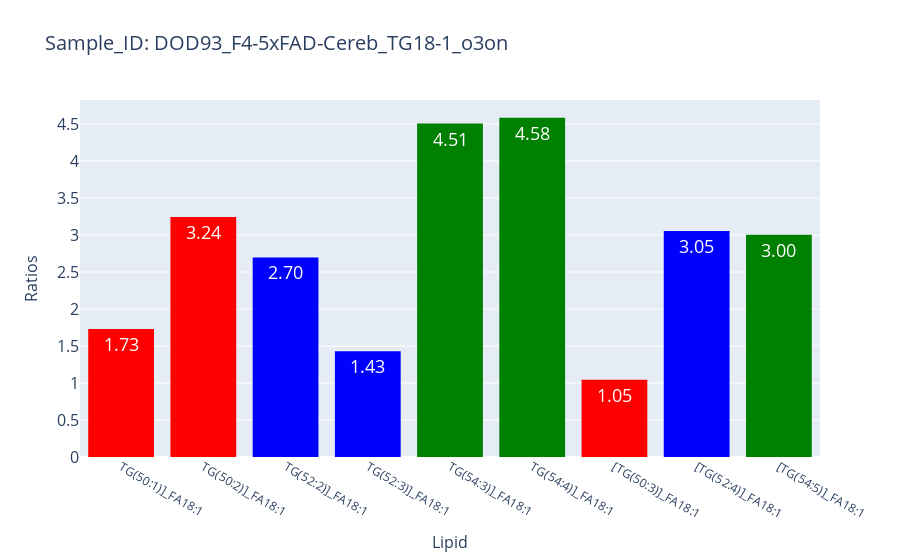
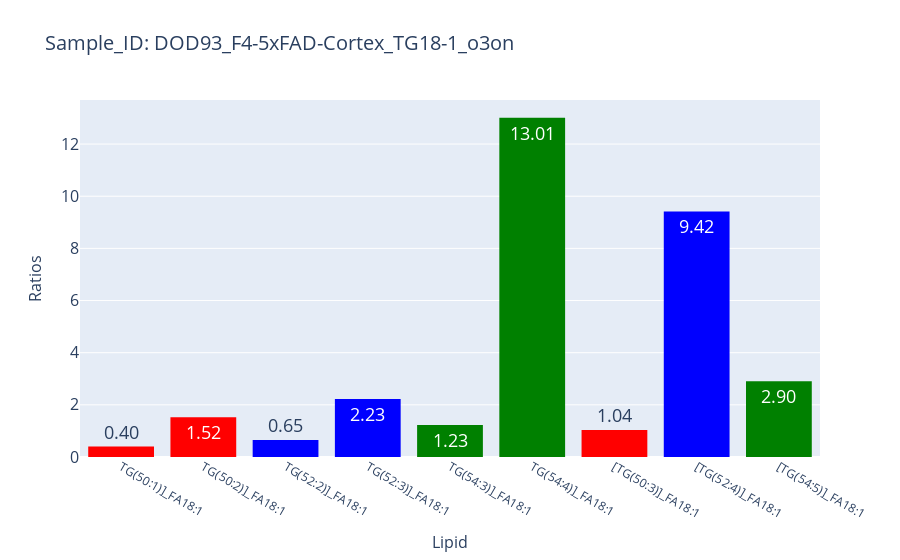
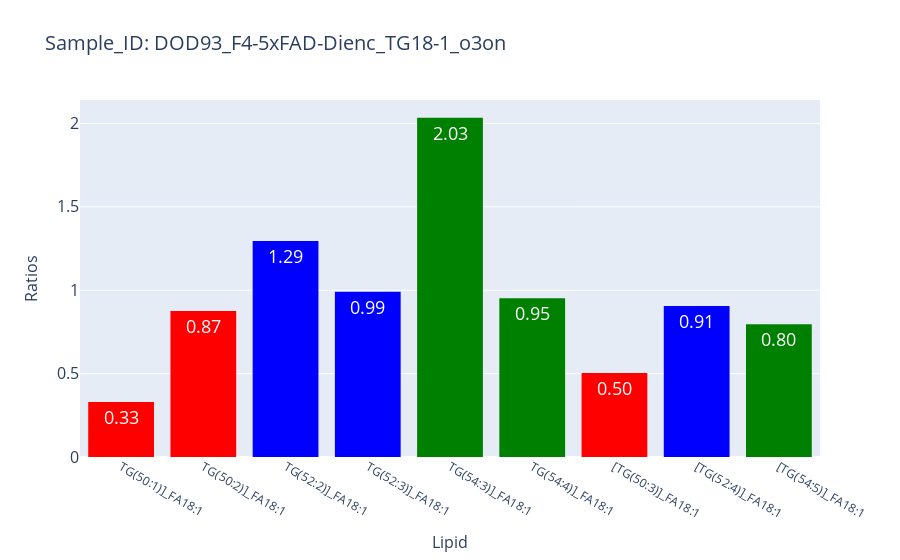
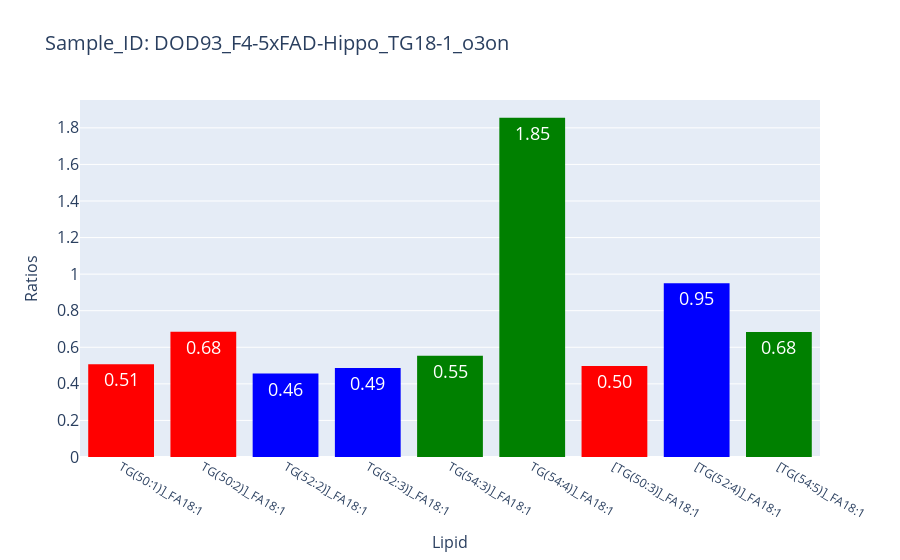

The notebook cell saved with these charts, in order:
### Markdown cell above
Visualizations

### Code cell
import plotly.express as px
import os

# Create the "Plots" directory if it doesn't exist
os.makedirs("Projects/04_29_23/Plots/filtered_lipids/", exist_ok=True)


# Define color mappings for Lipid patterns
color_mapping = {
    '50': 'red',
    '51': 'brown',
    '52': 'blue',
    '53': 'purple',
    '54': 'green',
}

# Get the unique Sample_IDs
sample_ids = df_matched_7['Sample_ID'].unique()

# Loop over the unique Sample_IDs
for sample_id in sample_ids:
    
    # Filter the dataframe for the current Sample_ID
    df_sample = df_matched_7[df_matched_7['Sample_ID'] == sample_id]
    
    # Assign colors to Lipids based on patterns
    lipid_colors = []
    for lipid in df_sample['Lipid']:
        color = 'gray'  # Default color
        for pattern, pattern_color in color_mapping.items():
            if pattern in lipid:
                color = pattern_color
                break
        lipid_colors.append(color)
    
    # Create the bar plot
    fig = px.bar(df_sample, x='Lipid', y='Ratios', text='Ratios', title=f'Bar Plot for Sample_ID: {sample_id}',
                 color_discrete_map=color_mapping)
    
    # Apply colors to the bars
    fig.update_traces(
        marker_color=lipid_colors,
        texttemplate='%{text:.2f}',
        textposition='auto',
        marker_line_width=0
    )
    
    # Customize the layout
    fig.update_layout(
        uniformtext_minsize=18,
        uniformtext_mode='hide',
        xaxis=dict(
            title='Lipid',
            titlefont=dict(size=16)
        ),
        yaxis=dict(
            title='Ratios',
            titlefont=dict(size=16),
            tickfont=dict(size=16)  # Set the font size of y-axis labels
        ),
        legend=dict(
            title='Lipid Patterns',
            tracegroupgap=50,
            itemsizing='constant'
        ),
        title=dict(
            text=f'Sample_ID: {sample_id}',
            font=dict(size=20)  # Set the title font size
        )
    )
    # Save the plot as an image
    file_name = f"Projects/04_29_23/Plots/filtered_lipids//plot_{sample_id}.png"
    fig.write_image(file_name)
    
    # Show plot
    fig.show()

### Figure 1 — Plotly figure (JSON) as saved in the notebook; plotly's stock layout.template omitted (floating-point values rounded to 4 significant figures)
{"data": [{"alignmentgroup": "True", "hovertemplate": "Lipid=%{x}<br>Ratios=%{text}<extra></extra>", "legendgroup": "", "marker": {"color": ["red", "red", "blue", "blue", "green", "green", "red", "blue", "green"], "line": {"width": 0}}, "name": "", "offsetgroup": "", "orientation": "v", "showlegend": false, "text": [1.73, 3.244, 2.697, 1.428, 4.507, 4.584, 1.046, 3.053, 3.004], "textposition": "auto", "texttemplate": "%{text:.2f}", "type": "bar", "x": ["TG(50:1)]_FA18:1", "TG(50:2)]_FA18:1", "TG(52:2)]_FA18:1", "TG(52:3)]_FA18:1", "TG(54:3)]_FA18:1", "TG(54:4)]_FA18:1", "[TG(50:3)]_FA18:1", "[TG(52:4)]_FA18:1", "[TG(54:5)]_FA18:1"], "xaxis": "x", "y": [1.73, 3.244, 2.697, 1.428, 4.507, 4.584, 1.046, 3.053, 3.004], "yaxis": "y"}], "layout": {"barmode": "relative", "legend": {"itemsizing": "constant", "title": {"text": "Lipid Patterns"}, "tracegroupgap": 50}, "title": {"font": {"size": 20}, "text": "Sample_ID: DOD93_F4-5xFAD-Cereb_TG18-1_o3on"}, "uniformtext": {"minsize": 18, "mode": "hide"}, "xaxis": {"anchor": "y", "domain": [0, 1], "title": {"font": {"size": 16}, "text": "Lipid"}}, "yaxis": {"anchor": "x", "domain": [0, 1], "tickfont": {"size": 16}, "title": {"font": {"size": 16}, "text": "Ratios"}}}}

### Figure 2 — Plotly figure (JSON) as saved in the notebook; plotly's stock layout.template omitted (floating-point values rounded to 4 significant figures)
{"data": [{"alignmentgroup": "True", "hovertemplate": "Lipid=%{x}<br>Ratios=%{text}<extra></extra>", "legendgroup": "", "marker": {"color": ["red", "red", "blue", "blue", "green", "green", "red", "blue", "green"], "line": {"width": 0}}, "name": "", "offsetgroup": "", "orientation": "v", "showlegend": false, "text": [0.3981, 1.524, 0.6518, 2.227, 1.228, 13.01, 1.036, 9.417, 2.902], "textposition": "auto", "texttemplate": "%{text:.2f}", "type": "bar", "x": ["TG(50:1)]_FA18:1", "TG(50:2)]_FA18:1", "TG(52:2)]_FA18:1", "TG(52:3)]_FA18:1", "TG(54:3)]_FA18:1", "TG(54:4)]_FA18:1", "[TG(50:3)]_FA18:1", "[TG(52:4)]_FA18:1", "[TG(54:5)]_FA18:1"], "xaxis": "x", "y": [0.3981, 1.524, 0.6518, 2.227, 1.228, 13.01, 1.036, 9.417, 2.902], "yaxis": "y"}], "layout": {"barmode": "relative", "legend": {"itemsizing": "constant", "title": {"text": "Lipid Patterns"}, "tracegroupgap": 50}, "title": {"font": {"size": 20}, "text": "Sample_ID: DOD93_F4-5xFAD-Cortex_TG18-1_o3on"}, "uniformtext": {"minsize": 18, "mode": "hide"}, "xaxis": {"anchor": "y", "domain": [0, 1], "title": {"font": {"size": 16}, "text": "Lipid"}}, "yaxis": {"anchor": "x", "domain": [0, 1], "tickfont": {"size": 16}, "title": {"font": {"size": 16}, "text": "Ratios"}}}}

### Figure 3 — Plotly figure (JSON) as saved in the notebook; plotly's stock layout.template omitted (floating-point values rounded to 4 significant figures)
{"data": [{"alignmentgroup": "True", "hovertemplate": "Lipid=%{x}<br>Ratios=%{text}<extra></extra>", "legendgroup": "", "marker": {"color": ["red", "red", "blue", "blue", "green", "green", "red", "blue", "green"], "line": {"width": 0}}, "name": "", "offsetgroup": "", "orientation": "v", "showlegend": false, "text": [0.3297, 0.8749, 1.295, 0.9913, 2.034, 0.9523, 0.5039, 0.9059, 0.7957], "textposition": "auto", "texttemplate": "%{text:.2f}", "type": "bar", "x": ["TG(50:1)]_FA18:1", "TG(50:2)]_FA18:1", "TG(52:2)]_FA18:1", "TG(52:3)]_FA18:1", "TG(54:3)]_FA18:1", "TG(54:4)]_FA18:1", "[TG(50:3)]_FA18:1", "[TG(52:4)]_FA18:1", "[TG(54:5)]_FA18:1"], "xaxis": "x", "y": [0.3297, 0.8749, 1.295, 0.9913, 2.034, 0.9523, 0.5039, 0.9059, 0.7957], "yaxis": "y"}], "layout": {"barmode": "relative", "legend": {"itemsizing": "constant", "title": {"text": "Lipid Patterns"}, "tracegroupgap": 50}, "title": {"font": {"size": 20}, "text": "Sample_ID: DOD93_F4-5xFAD-Dienc_TG18-1_o3on"}, "uniformtext": {"minsize": 18, "mode": "hide"}, "xaxis": {"anchor": "y", "domain": [0, 1], "title": {"font": {"size": 16}, "text": "Lipid"}}, "yaxis": {"anchor": "x", "domain": [0, 1], "tickfont": {"size": 16}, "title": {"font": {"size": 16}, "text": "Ratios"}}}}

### Figure 4 — Plotly figure (JSON) as saved in the notebook; plotly's stock layout.template omitted (floating-point values rounded to 4 significant figures)
{"data": [{"alignmentgroup": "True", "hovertemplate": "Lipid=%{x}<br>Ratios=%{text}<extra></extra>", "legendgroup": "", "marker": {"color": ["red", "red", "blue", "blue", "green", "green", "red", "blue", "green"], "line": {"width": 0}}, "name": "", "offsetgroup": "", "orientation": "v", "showlegend": false, "text": [0.5066, 0.6849, 0.4565, 0.4866, 0.5532, 1.855, 0.4973, 0.9495, 0.6833], "textposition": "auto", "texttemplate": "%{text:.2f}", "type": "bar", "x": ["TG(50:1)]_FA18:1", "TG(50:2)]_FA18:1", "TG(52:2)]_FA18:1", "TG(52:3)]_FA18:1", "TG(54:3)]_FA18:1", "TG(54:4)]_FA18:1", "[TG(50:3)]_FA18:1", "[TG(52:4)]_FA18:1", "[TG(54:5)]_FA18:1"], "xaxis": "x", "y": [0.5066, 0.6849, 0.4565, 0.4866, 0.5532, 1.855, 0.4973, 0.9495, 0.6833], "yaxis": "y"}], "layout": {"barmode": "relative", "legend": {"itemsizing": "constant", "title": {"text": "Lipid Patterns"}, "tracegroupgap": 50}, "title": {"font": {"size": 20}, "text": "Sample_ID: DOD93_F4-5xFAD-Hippo_TG18-1_o3on"}, "uniformtext": {"minsize": 18, "mode": "hide"}, "xaxis": {"anchor": "y", "domain": [0, 1], "title": {"font": {"size": 16}, "text": "Lipid"}}, "yaxis": {"anchor": "x", "domain": [0, 1], "tickfont": {"size": 16}, "title": {"font": {"size": 16}, "text": "Ratios"}}}}
